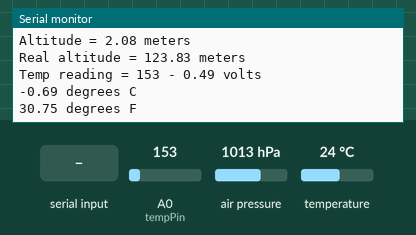
Bench run of a sketch on a simulated Arduino Mega 2560, built with avr-gcc and run on an emulated ATmega2560. On the bench: the last lines printed to the serial monitor. Inputs (shaded band) come from the test bench; at power-on: air pressure 1013 hPa, A0 (tempPin) = 153, temperature 24 °C.

Above: at 11.3 s.
11.4 s: air pressure set to 952 hPa
At 13.0 s:
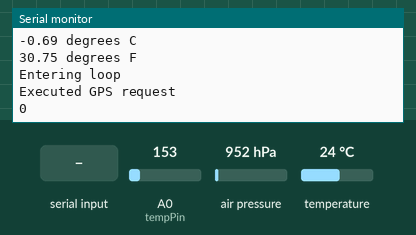
13.6 s: A0 (tempPin) set to 165
At 14.9 s:
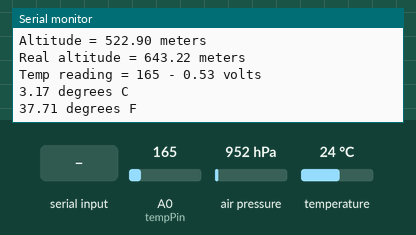
15.1 s: "1" received over the second serial link
At 15.8 s:
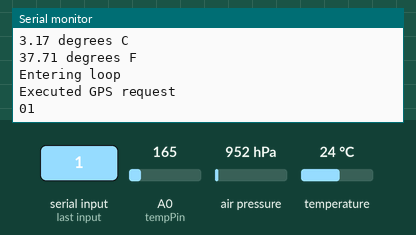
16.6 s: temperature set to 12 °C
At 17.9 s:
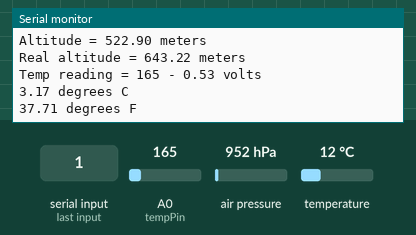
18.1 s: "0" received over the second serial link
At 19.1 s:
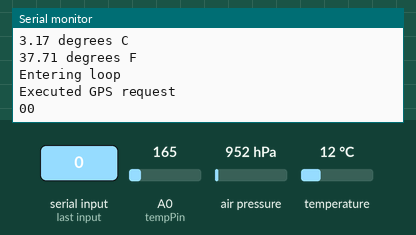
19.6 s: A0 (tempPin) set to 175
At 20.8 s:
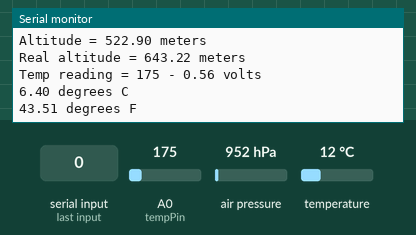
Timing chart, 0 to 22.1 s (numbered marks = the images above; inputs shaded):
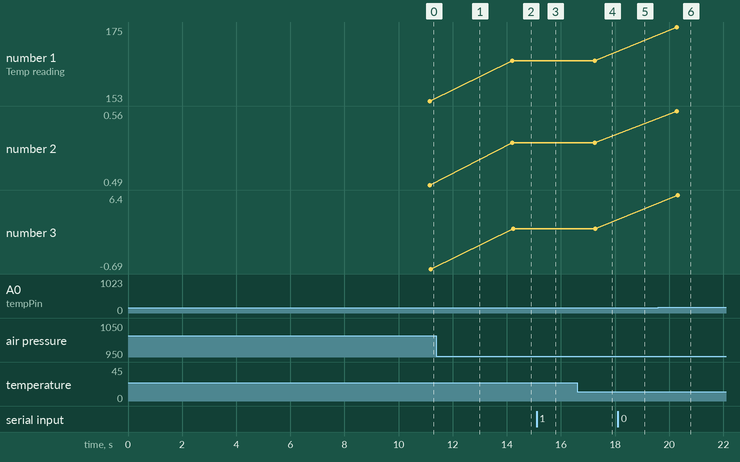

The sketch:

Sensor_GPS_Combined_Serialprint.ino
```cpp
// DA Combined Sensor Serial Print PEAK SKY II
// September 2012
// Barometric Pressure Sensor BMP085
// Internal Temp Sensor TMP 36
// GPS UBLOX 6

// Include header files
#include "Wire.h"
#include "Adafruit_BMP085.h"

Adafruit_BMP085 bmp;

//char incomingByte;
char incomingByteArray[300];
//Define the pins on which the software serial will work Rx=19, Tx=18
int rxPin = 19;                    // RX PIN
int txPin = 18;                    // TX TX

// Tie 3.3V to ARef
#define aref_voltage 3.3

//TMP36 Pin Variables
int tempPin = 0;        //the analog pin the TMP36's Vout (sense) pin is connected to
                        //the resolution is 10 mV / degree centigrade with a
                        //500 mV offset to allow for negative temperatures
int tempReading;        // the analog reading from the sensor

void setup(void) {
  // Send debugging information via the Serial monitor
  Serial.begin(9600);

  // Set the aref to something other than 5v
  analogReference(EXTERNAL);

  // Start Adafruit
   bmp.begin();

  //Start up software and hardware serial1 at 9600 baud
  //gps.begin(9600);
  pinMode(rxPin, INPUT);
  pinMode(txPin, OUTPUT);
  Serial1.begin(9600);
  delay(5000);
  //Disable data that we don't need.
  Serial.println("$PUBX disable GLL....");
  Serial1.print("$PUBX,40,GLL,0,0,0,0*5C\r\n");
  Serial.println("$PUBX disable ZDA....");
  Serial1.print("$PUBX,40,ZDA,0,0,0,0*44\r\n");
  Serial.println("$PUBX disable VTG....");
  Serial1.print("$PUBX,40,VTG,0,0,0,0*5E\r\n");
  Serial.println("$PUBX disable GSV....");
  Serial1.print("$PUBX,40,GSV,0,0,0,0*59\r\n");
  Serial.println("$PUBX disable GSA....");
  Serial1.print("$PUBX,40,GSA,0,0,0,0*4E\r\n");
  Serial.println("$PUBX disable RMC....");
  Serial1.print("$PUBX,40,RMC,0,0,0,0*47\r\n");
  Serial.println("$PUBX disable GGA....");
  Serial1.print("$PUBX,40,GGA,0,0,0,0*5A\r\n");
  //Give the GPS time to breathe :)
  delay(5000);

}

void loop(void) {
  // loop functions for bmp sensor
  Serial.print("Temperature = ");
  Serial.print(bmp.readTemperature());
  Serial.println(" *C");

  Serial.print("Pressure = ");
  Serial.print(bmp.readPressure());
  Serial.println(" Pa");

  // Calculate altitude assuming 'standard' barometric
  // pressure of 1013.25 millibar = 101325 Pascal
  Serial.print("Altitude = ");
  Serial.print(bmp.readAltitude());
  Serial.println(" meters");

  Serial.print("Real altitude = ");
  Serial.print(bmp.readAltitude(102800));  // Configure actual pressure here -- Pascals
  Serial.println(" meters");

  Serial.println();
  delay(1000);

  // loop functions for external temps sensor
  tempReading = analogRead(tempPin);

  Serial.print("Temp reading = ");
  Serial.print(tempReading);     // the raw analog reading

  // converting that reading to voltage, which is based off the reference voltage
  float voltage = tempReading * aref_voltage;
  voltage /= 1024.0;

  // print out the voltage
  Serial.print(" - ");
  Serial.print(voltage); Serial.println(" volts");

  // now print out the temperature
  float temperatureC = (voltage - 0.5) * 100 ;  //converting from 10 mv per degree wit 500 mV offset
                                               //to degrees ((volatge - 500mV) times 100)
  Serial.print(temperatureC); Serial.println(" degrees C");

  // now convert to Fahrenheight
  float temperatureF = (temperatureC * 9.0 / 5.0) + 32.0;
  Serial.print(temperatureF); Serial.println(" degrees F");

  delay(1000);

  Serial.println("Entering loop");
  Serial1.print("$PUBX,00*33\r\n");
  Serial.println("Executed GPS request");
  int i;
  Serial.print(i);
  while (Serial1.available() > 0) {
  incomingByteArray[i] = Serial1.read();
  i++;
  }
  {
  Serial.println(incomingByteArray);
  delay(1000);

  }

}
```

Measured:
- after the input at 13.6 s, the serial monitor: prints a new line after 0.60 s (image 2)
- after the input at 15.1 s, the serial monitor: prints a new line after 0.14 s (image 3)
- after the input at 18.1 s, the serial monitor: prints a new line after 0.18 s (image 5)
- after the input at 19.6 s, the serial monitor: prints a new line after 0.68 s (image 6)
- plotted number 1: 153 → 165 after the input at 13.6 s, 165 → 175 after the input at 19.6 s
- plotted number 2: 0.49 → 0.53 after the input at 13.6 s, 0.53 → 0.56 after the input at 19.6 s
- plotted number 3: -0.69 → 3.17 after the input at 13.6 s, 3.17 → 6.4 after the input at 19.6 s
